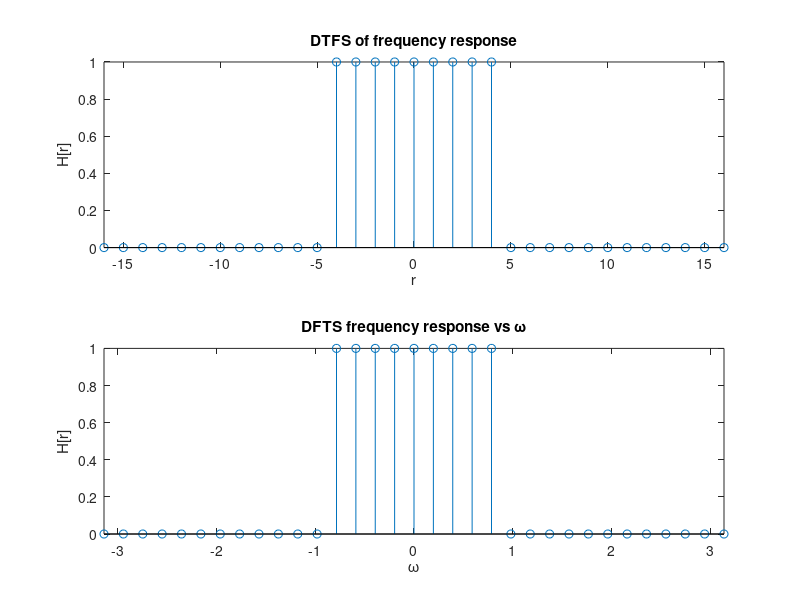
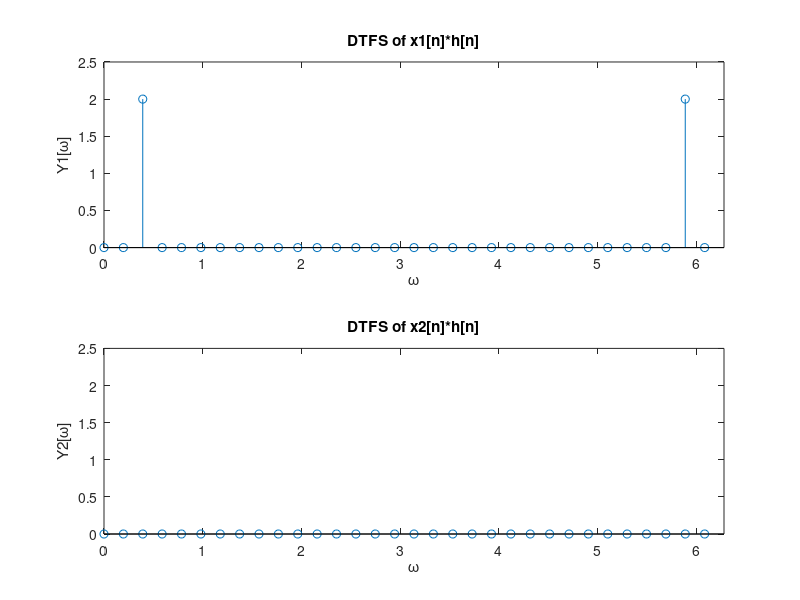

These charts were generated, in order, by the following MATLAB code:
%% C.1
clear;

u = @(n) (n >= 0) * 1.0 .* (mod(n,1)==0);
H = @(n) u(n+4)-u(n-5);
N_0 = 32; 
n = (-16:16); 
omega = (2*pi/N_0);

subplot(2, 1, 1);
stem(n,H(n));
xlabel('r'); 
ylabel('H[r]'); 
axis([-16 16 0 1]);
title('DTFS of frequency response');

subplot(2, 1, 2);
stem(n.*omega,H(n)); 
xlabel('\omega'); 
ylabel('H[r]'); 
axis([-pi pi 0 1]);
title ('DFTS frequency response vs \omega');

%% C.2
clear;

N_0 = 32; 
omega = 2*pi/N_0;
n = (0:N_0-1); 
H1 = [ones(1,5) zeros(1,23) ones(1,4)];
x1 = @(n) 4.0*cos(pi*n/8);
x2 = @(n) 4.0*cos(pi*n/2);

for r = (0:N_0-1)
    X1(r+1) = sum(x1(n).*exp(-j.*r.*(omega).*n))/N_0;
    X2(r+1) = sum(x2(n).*exp(-j.*r.*(omega).*n))/N_0;
end

figure;

subplot(2,1,1);
stem(n.*omega, H1.*abs(X1));
axis([0 2*pi 0 2.5]);
title('DTFS of x1[n]*h[n]');
xlabel('\omega');
ylabel('Y1[\omega]');

subplot(2,1,2);
stem(n.*omega, H1.*abs(X2));
axis([0 2*pi 0 2.5]);
title('DTFS of x2[n]*h[n]');
xlabel('\omega');
ylabel('Y2[\omega]');

disp('H[r] is a low-pass filter, which lets through signals between -pi/2');
disp('to pi/2. Since both input signals are sinusoidal, they produce a');
disp('delta function at the location of \omega. x1 produces it at pi/8');
disp('which is within the filter, which is why it was displayed, while the');
disp('second signal was blocked out due to it not being within the range.')
